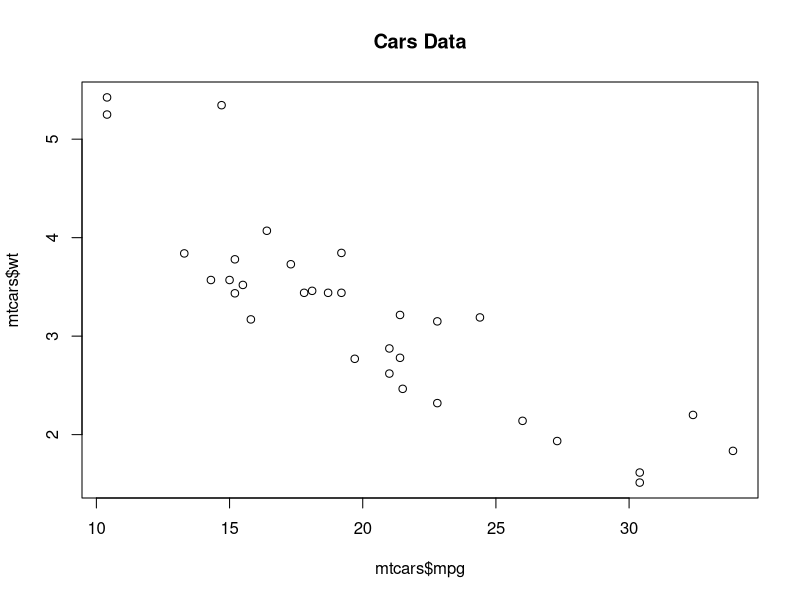

Write R code to recreate this figure.
## ---- chunk 1
knitr::opts_chunk$set(echo = TRUE)
no_cars<-nrow(mtcars)
## ---- chunk 2
summary(mtcars)
## ---- chunk 3
head(mtcars)
## ---- chunk 4
plot(x = mtcars$mpg, y= mtcars$wt, main="Cars Data")
